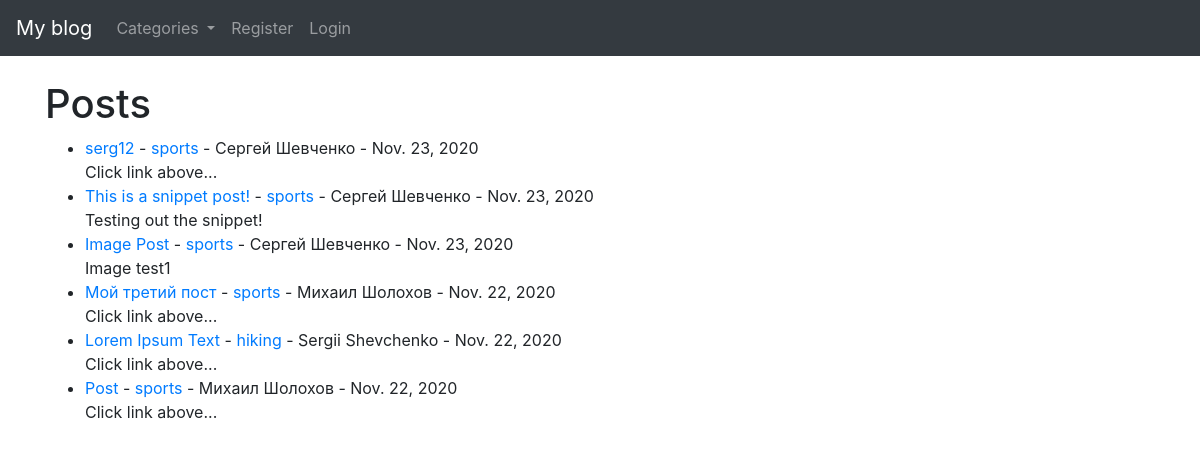
/, run on an earlier commit of the app's database.
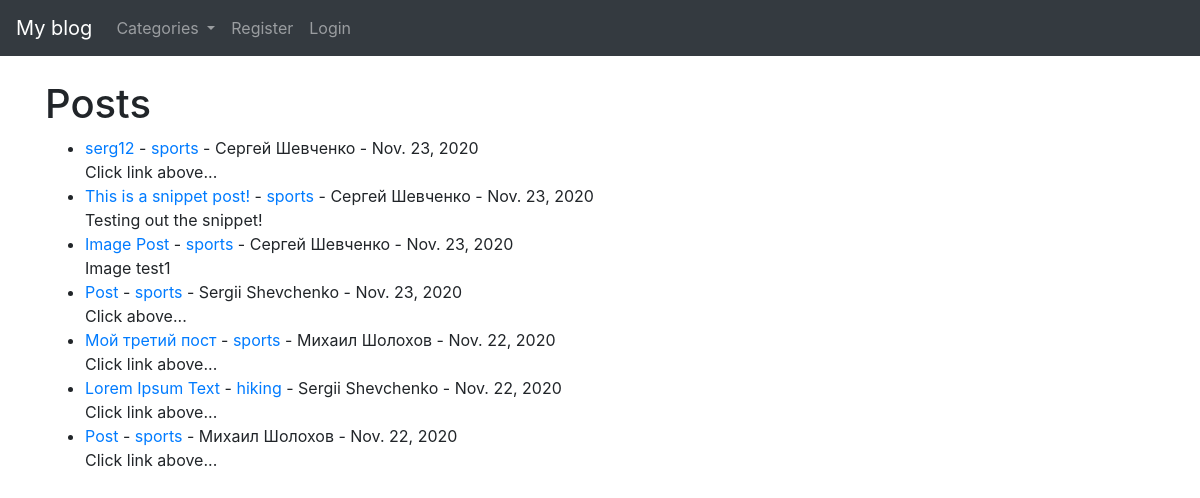
And on a later commit of the database.
### theblog/models.py (models this page shows, shortened)
class Post(models.Model):
    title = models.CharField(max_length=255)
    header_image = models.ImageField(null=True, blank=True, upload_to="images/")
    title_tag = models.CharField(max_length=255, default="My blog")
    author = models.ForeignKey(User, on_delete=models.CASCADE)
    body = RichTextField(blank=True, null=True)
    post_date = models.DateField(auto_now_add=True)
    category = models.CharField(max_length=255, default='coding')
    snippet = models.CharField(max_length=255)
    likes = models.ManyToManyField(User, related_name='blog_posts')

### theblog/views.py (the view)
# urls.py: path('', HomeView.as_view(), name='home'),
class HomeView(ListView):
    model = Post
    template_name = 'home.html'
    ordering = ['-post_date']
    def get_context_data(self, *args, **kwargs):
        cat_menu = Category.objects.all()
        context = super(HomeView, self).get_context_data(*args, **kwargs)
        context['cat_menu'] = cat_menu
        return context

### theblog/models.py (called while the page is built)
    def __str__(self):
        return self.name

### theblog/templates/home.html (shortened to what this page needs)
{% extends 'base.html'  %}
{% block content %}
    <h1>Posts</h1>
    <ul>
    {% for post in object_list %}
        <li><a href="{% url 'article_detail' post.pk %}">{{ post.title }}</a> -
            <a href="{% url 'category' post.category|slugify %}">{{ post.category }}</a> -
            {{ post.author.first_name }}
            {{ post.author.last_name }} -
            {{ post.post_date }} <br/>
            {{ post.snippet }}
        </li>
    {% endfor %}
    </ul>
{% endblock %}

What changed in the data, as far as the page shows it:
added Post: title "Post", category "sports", author.first_name "Sergii", author.last_name "Shevchenko", post_date "Nov. 23, 2020", snippet "Click above..."
